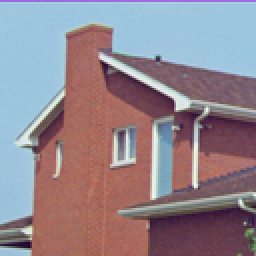
%> input picture Labs/lab4/house.tiff, 128 x 128 px, shrunk from 256 x 256 before the run (shown 2 times larger)
$ octave lab4.m   (GNU Octave 9; MATLAB toolbox functions it lacks are replaced by stand-ins)
%> lines starting %> are read from the running program, lines starting %| are printed output that depends on the picture; in (x1, y1, x2, y2) boxes, pixels count from 0 and x2, y2 are one past the last pixel; in counts of white or black regions, pixels touching at a corner belong together; the program's own positions count from 1
### Labs/lab4/kmeans.m
function [mu_new, idx, error] = kmeans(X, c, set)
%UNTITLED2 Summary of this function goes here
%   Detailed explanation goes here

if nargin < 3
    set = 0;
end

% common parameters
n = length(X);

% max iterations
iter_max = 100;

% initialize means
disp("Initial Values")
mu = 255 * rand(3, c)

% initialize variables
class = zeros(n,c);
mu_new = zeros(3,c);
error = zeros(iter_max,1);

if(set == 1)
    idx = zeros(n,iter_max);
end

for i = 1:iter_max

%     identifying the class the image belongs to
    for j = 1:c
        class(:,j) = sqrt( (X(:,1) - mu(1,j)).^2 + (X(:,2) - mu(2,j)).^2 + (X(:,3) - mu(3,j)).^2 );
    end

%     finiding index of min value

    if(set == 0)
        [~,idx] = min(class,[],2);
        for j = 1:c
            mu_new(:,j) = mean( X(idx(:) == j, :) );
        end

    else
        [~,idx(:,i)] = min(class,[],2);
        for j = 1:c
            mu_new(:,j) = mean( X(idx(:,i) == j, :) );
        end
    end

    for x = 1:n
        error(i) = error(i) + sqrt( (X(x,1) - mu(1,idx(x))).^2 + (X(x,2) - mu(2,idx(x))).^2 + (X(x,3) - mu(3,idx(x))).^2 );
    end

%     if( sum(mu - mu_new, 'all') == 0 )
    if( sum(sum(mu - mu_new, 'all')) == 0 )

        break;
    end

     mu = mu_new;
end

disp("number of iterations: " + num2str(i))
error = error(1:i);

if(set == 1)
    idx = idx(:,1:i);
end

end

### Labs/lab4/xiebeni.m
function [Y] = xiebeni(idx, X, mu, c)
% Question C

%     initialize variables
    mu_diff = zeros(c,1);
    Y = 0;

%     get difference from each individual mean cluster vector to its nearby
%     closest mean vector
    for i = 1:c
        mu_temp = mu;
        mu_temp(:,i) = [];

        mu_diff(i) = min( sqrt((mu(1,i) - mu_temp(1,:)).^2 + (mu(2,i) - mu_temp(2,:)).^2 + (mu(3,i) - mu_temp(3,:)).^2) );
    end

%     compute the Xie-Beni difference
    for i = 1:length(X)
        Y = Y + ( (X(i,1) - mu(1,idx(i)).').^2 + (X(i,2) - mu(2,idx(i)).').^2 + (X(i,3) - mu(3,idx(i)).').^2 ) ./ mu_diff(idx(i));
    end

%     get the average difference
    Y = Y / length(X);
end

### Labs/lab4/lab4.m
%%%%%%%%%%%%%%%%%%%%%%%%%%%%%%%%%%%%%%%%%
% LAB 4, Unsupervised Learning
%%%%%%%%%%%%%%%%%%%%%%%%%%%%%%%%%%%%%%%%%
%% Image Properties
clc
clear

% load image and display
I = imread('house.tiff');
%> I is the input picture: size 128x128x3 uint8; mean R, G, B 146.6, 133.1, 142
figure
title("Original Image")
imshow(I);

% reshape image
dim = size(I);
%> dim = [128 128 3]
X = reshape(I, dim(1) * dim(2), dim(3));
X = double(X);

% calcultate mean of cluster
mn = mean( X(:,:));
%> mn = [146.6 133.1 142]

% plot colorspace
figure
plot3(X(:,1), X(:,2), X(:,3),'.', 'Color','b');
hold on;
plot3(mn(1), mn(2), mn(3), '*', 'Color', 'r')
xlabel("Red Channel")
ylabel("Green Channel")
zlabel("Blue Channel")
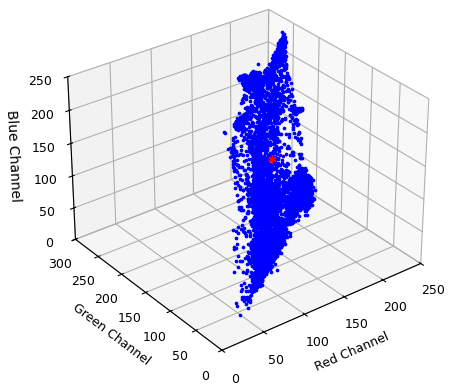
%> figure redrawn from the program's plot data

%% Question A
clc

% initialize number of classes
c = 2;

% use algorithm
[mu, idx, error] = kmeans(X, c, 1);
%> the loop in kmeans, `for i = 1:iter_max` made 7 passes
%> mu on passes 1 to 6: [165.5 120.7; 166.9 86.87; 175.8 95.77], [161.2 136.2; 192.5 90.86; 212.6 91.79], [161.8 136.3; 194.4 91.99; 215.2 92.9], [161.9 136.3; 194.6 92.15; 215.4 93.07], [161.9 136.3; 194.6 92.17; 215.5 93.09], [161.9 136.3; 194.6 92.18; 215.5 93.1]
%> after the loop in kmeans, `for i = 1:iter_max`: error = 100 values, max 1670953.3 at index 1, min 0 at index 8, mean 71673.1; mu_new = [161.9 136.3; 194.6 92.18; 215.5 93.1]
%> in kmeans, `error = error(1:i);`: error = [1670953.3; 968125.9; 906475.9; 905358.2; 905452.9; 905471; 905476.8]
%> mu = [161.9 136.3; 194.6 92.18; 215.5 93.1]

% select two iterations
n = size(idx,2);
%> n = 7
iter = ceil((n-1) * rand(1,2));

% earliest iteration portrayed
figure
plot3(X(idx(:,min(iter)) == 1,1), X(idx(:,min(iter)) == 1,2), X(idx(:,min(iter)) == 1,3),'.', 'Color',mu(:,1)/255);
hold on
plot3(X( idx(:,min(iter)) == 2 ,1), X(idx(:,min(iter)) == 2,2), X(idx(:,min(iter)) == 2,3),'.', 'Color',mu(:,2)/255)
hold on
plot3(mu(1,:), mu(2,:), mu(3,:), '*', 'Color', 'r')
xlabel("Red Channel")
ylabel("Green Channel")
zlabel("Blue Channel")
title("Iteration " + min(iter) + ": 1.2")

% middle iteration portrayed
figure
plot3(X(idx(:,max(iter)) == 1,1), X(idx(:,max(iter)) == 1,2), X(idx(:,max(iter)) == 1,3),'.', 'Color',mu(:,1)/255);
hold on
plot3(X( idx(:,max(iter)) == 2 ,1), X(idx(:,max(iter)) == 2,2), X(idx(:,max(iter)) == 2,3),'.', 'Color',mu(:,2)/255)
hold on
plot3(mu(1,:), mu(2,:), mu(3,:), '*', 'Color', 'r')
xlabel("Red Channel")
ylabel("Green Channel")
zlabel("Blue Channel")
title("Iteration " + max(iter) + ": 1.2")

% final iteration portrayed
figure
plot3(X(idx(:,n) == 1,1), X(idx(:,n) == 1,2), X(idx(:,n) == 1,3),'.', 'Color',mu(:,1)/255);
hold on
plot3(X( idx(:,n) == 2 ,1), X(idx(:,n) == 2,2), X(idx(:,n) == 2,3),'.', 'Color',mu(:,2)/255)
hold on
plot3(mu(1,:), mu(2,:), mu(3,:), '*', 'Color', 'r')
xlabel("Red Channel")
ylabel("Green Channel")
zlabel("Blue Channel")
title("Final Iteration - Iteration " + n + ": 1.3")


% 1.4
% convert to unsigned 8-bit integer
mu = uint8(mu);
%> mu = [162 136; 195 92; 215 93]

% reshape index vector to index matrix
[x,y,z] = size(I);
%> x = 128; y = 128; z = 3
M = reshape(idx(:,n),x,y);
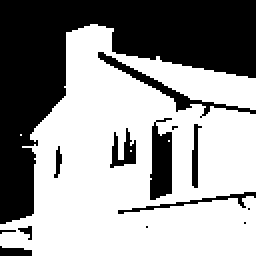
%> M: size 128x128 double (shown 2 times larger); values 1 (black) and 2 (white), 60% white; 14 black regions (5 under 20 px), largest, box (x1, y1, x2, y2) and area: (0, 0, 128, 112) 5418, (75, 59, 86, 100) 349, (49, 26, 128, 59) 303

% create new image
img = uint8(zeros(size(I)));

% map each pixel to their domain counterpart
for i = 1:x
    for j = 1:y
        img(i,j,:) = mu(:,M(i,j)).';
    end
end

figure, imshow(img);

% plot error
figure
plot(error, '.-')
title("Error Across Iterations")
xlabel("Iterations")
ylabel("Error: 1.1")
%% Question B
clc

% use kmeans algorithm
c = 5;
[mu1, idx1, error1] = kmeans(X, c);
%> mu1 = [158.4 136.4 159.6 214.6 142; 197.2 90.05 105.1 224.3 150.6; 220.1 90.94 222.8 217.2 154.9]; error1 = [1489294.5; 476665.4; 452662.3; 453027.2; 453357.3; 453598.5; 453716.2; 453838.2; 453944.9; 454019.4; 454059.2; 454067.4; 454103.7; 454131.6]
[mu2, idx2, error2] = kmeans(X, c);
%> mu2 = [157.1 158.3 214.7 145.3 95.44; 105.3 197.3 224.5 149.3 61.56; 98.79 220.4 217.4 168 76.86]; error2 = 19 values, max 1342335.5 at index 1, min 272837.5 at index 9, mean 342853.8

% plot domain RGB plot
figure
for i = 1:c
    plot3(X(idx1(:) == i,1), X(idx1(:) == i,2), X(idx1(:) == i,3),'.', 'Color',mu1(:,i)/255);
    hold on
end
plot3(mu1(1,:), mu1(2,:), mu1(3,:), '*', 'Color', 'r')
xlabel("Red Channel")
ylabel("Green Channel")
zlabel("Blue Channel")
title("First Run of Algorithm")

figure
for i = 1:c
    plot3(X(idx2(:) == i,1), X(idx2(:) == i,2), X(idx2(:) == i,3),'.', 'Color',mu2(:,i)/255);
    hold on
end
plot3(mu2(1,:), mu2(2,:), mu2(3,:), '*', 'Color', 'r')
xlabel("Red Channel")
ylabel("Green Channel")
zlabel("Blue Channel")
title("Second Run of Algorithm")
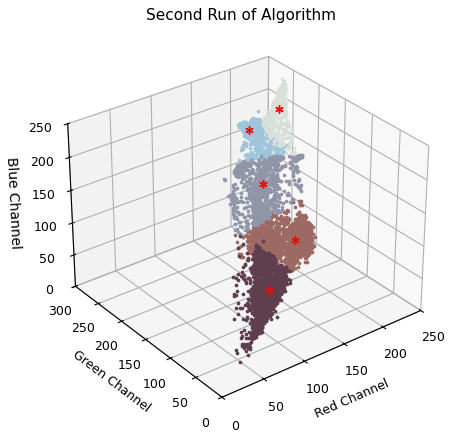
%> figure redrawn from the program's plot data
hold off

% Question C
% Compute Xie-Beni algorithm
Y1 = xiebeni(idx1, X, mu1, c);
%> after the loop in xiebeni, `for i = 1:c`: mu_diff = [62.53; 88.26; 83.55; 62.53; 81.82]; mu_temp = [158.4 136.4 159.6 214.6; 197.2 90.05 105.1 224.3; 220.1 90.94 222.8 217.2]
%> the loop in xiebeni, `for i = 1:length(X)` made 16384 passes
%> Y on passes 1 to 3: 0.102, 2.87, 3.12
%> after the loop in xiebeni, `for i = 1:length(X)`: Y = 236436.5
%> in xiebeni, `Y = Y / length(X);`: Y = 14.43
%> Y1 = 14.43
Y2 = xiebeni(idx2, X, mu2, c);
%> the loop in xiebeni (call 2), `for i = 1:length(X)` made 16384 passes
%> Y on passes 1 to 3: 70.64, 73.33, 73.57
%> Y2 = 6.59
disp("The Xie-Beni Difference for the first cluster is: " + Y1);
%| The Xie-Beni Difference for the first cluster is: 14.4309
disp("The Xie-Beni Difference for the second cluster is: " + Y2);
%| The Xie-Beni Difference for the second cluster is: 6.589

% cluster 1
% create domain image
mu1 = uint8(mu1);
%> mu1 = [158 136 160 215 142; 197 90 105 224 151; 220 91 223 217 155]
[x,y,z] = size(I);
M = reshape(idx1(:),x,y);
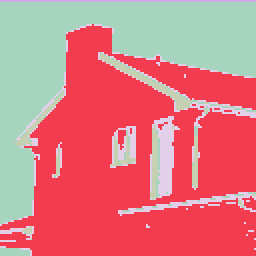
%> M: size 128x128 double (shown 2 times larger); 5 distinct labels, from 1 to 5; one colour per label, 0 black
img = uint8(zeros(size(I)));

% map each pixel to its colour space
for i = 1:x
    for j = 1:y
        img(i,j,:) = mu1(:,M(i,j)).';
    end
end
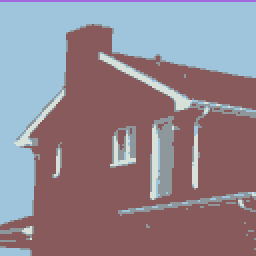
%> img: size 128x128x3 uint8 (shown 2 times larger); mean R, G, B 146.3, 133, 142

figure, imshow(img);

% cluster 2
% create domain image
mu2 = uint8(mu2);
%> mu2 = [157 158 215 145 95; 105 197 225 149 62; 99 220 217 168 77]
[x,y,z] = size(I);
M = reshape(idx2(:),x,y);
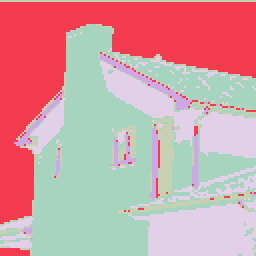
%> M: size 128x128 double (shown 2 times larger); 5 distinct labels, from 1 to 5; one colour per label, 0 black
img = uint8(zeros(size(I)));

% map each pixel to its colour space
for i = 1:x
    for j = 1:y
        img(i,j,:) = mu2(:,M(i,j)).';
    end
end

figure, imshow(img);

% plot error
figure
plot(error1, '.-')
title("Error Across Iterations")
xlabel("Iterations")
ylabel("Error")
%> figure, not shown here; curve peaks at x = 1, y = 1489294.5

% plot error
figure
plot(error2, '.-')
title("Error Across Iterations")
xlabel("Iterations")
ylabel("Error")
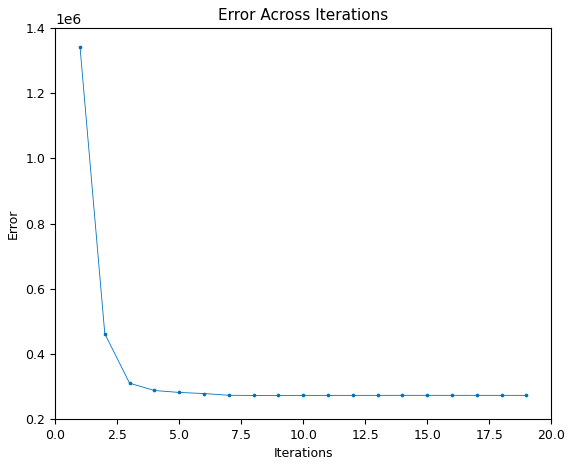
%> figure redrawn from the program's plot data; curve peaks at x = 1, y = 1342335.5
